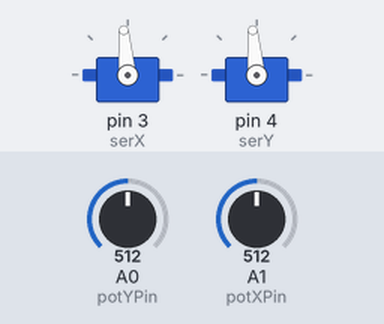
This sketch was run on a simulated Arduino Nano, built with avr-gcc and run on an emulated ATmega328P. Parts: 2 × servo. The inputs (shaded band) are chosen by the test bench; at power-on: A0 (potYPin) = 512, A1 (potXPin) = 512.

Above: at 1.2 s.
1.3 s: A0 (potYPin) set to 716
At 1.9 s:
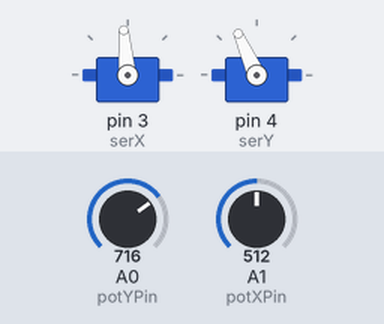
2.8 s: A1 (potXPin) set to 716
At 3.3 s:
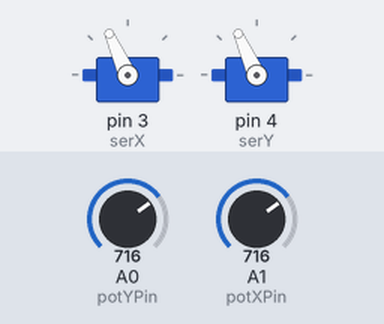
4.3 s: A0 (potYPin) set to 900
At 4.7 s:
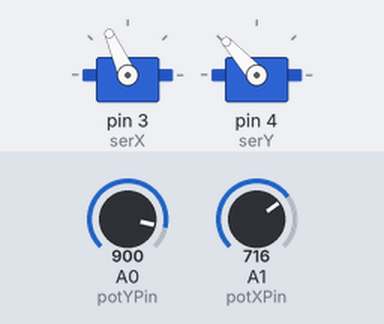
5.8 s: A1 (potXPin) set to 900
At 6.1 s:
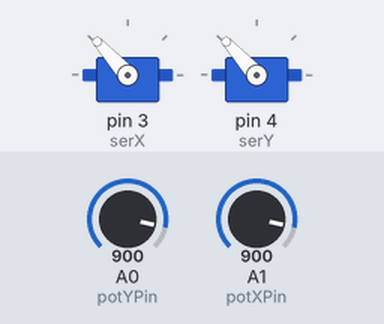
7.3 s: A0 (potYPin) set to 1023
At 8.5 s:
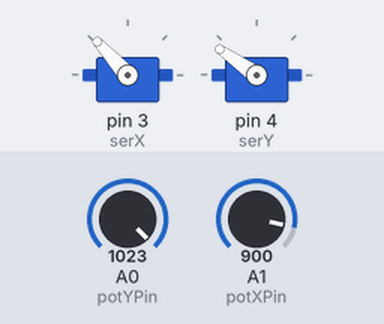
8.8 s: A1 (potXPin) set to 1023
At 10.1 s:
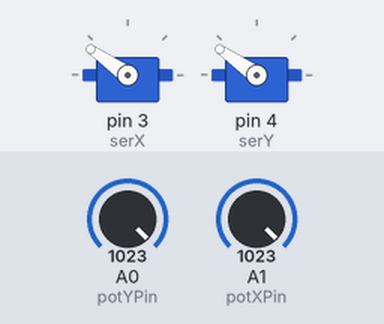
Timing chart, 0 to 11.3 s (numbered marks = the images above; inputs shaded):
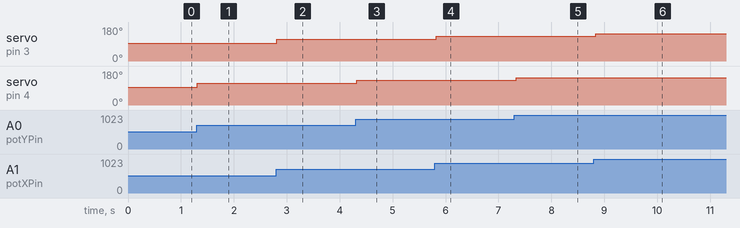

The sketch:

PunteroLaser_Servos.ino
```cpp
#include <Servo.h>


Servo servoX;  // Servo para el eje X
Servo servoY;  // Servo para el eje Y

#define potYPin A0 // Pin analógico para el potenciómetro del eje X
#define potXPin A1 // Pin analógico para el potenciómetro del eje Y

#define serX 3
#define serY 4

void setup() {
  servoX.attach(serX); // Adjunta el servo del eje X al pin D2
  servoY.attach(serY); // Adjunta el servo del eje Y al pin D3
}

void loop() {
  // Lee el valor de los potenciómetros
  int potXValue = analogRead(potXPin); // Lee el potenciómetro del eje X
  int potYValue = analogRead(potYPin); // Lee el potenciómetro del eje Y

  // Mapea los valores de los potenciómetros a ángulos para los servos (0-180 grados)
  int angleX = map(potXValue, 0, 1023, 45, 145);
  int angleY = map(potYValue, 0, 1023, 45, 145);
  // Mueve los servos a las posiciones calculadas
  servoX.write(angleX);
  servoY.write(angleY);

  delay(100); // Pequeña pausa para estabilizar la posición de los servos
}
```

Measured:
- after the input at 1.3 s, servo on pin 4 (serY): 95° → 114° at once
- after the input at 2.8 s, servo on pin 3 (serX): 95° → 114° at once
- after the input at 4.3 s, servo on pin 4 (serY): 114° → 132° at once
- after the input at 5.8 s, servo on pin 3 (serX): 114° → 132° at once
- after the input at 7.3 s, servo on pin 4 (serY): 132° → 145° at once
- after the input at 8.8 s, servo on pin 3 (serX): 132° → 145° at once
